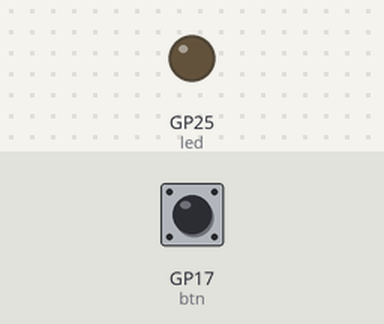
A program run on a simulated Raspberry Pi Pico running CircuitPython. Parts: output pins drawn as LEDs (lit = HIGH). The inputs (shaded band) are chosen by the test bench; at power-on: GP17 (btn) LOW. USB keyboard and mouse output is not drawn.

Above: at 1.7 s.
1.8 s: GP17 (btn) pulled HIGH for 0.15 s
At 2.6 s:
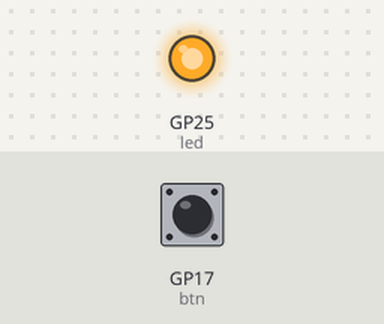
3.4 s: GP17 (btn) pulled HIGH for 1 s
At 5.1 s:
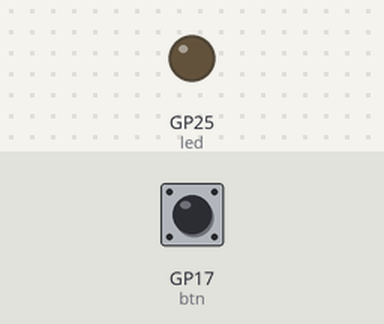
5.9 s: GP17 (btn) pulled HIGH for 3.2 s
At 9.8 s:
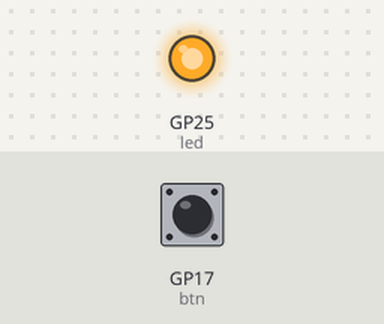
Timing chart, 0 to 11.3 s (numbered marks = the images above; inputs shaded):
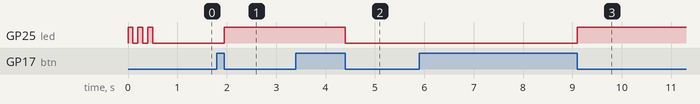

The program:

code.py
```python
import usb_hid
import time
from adafruit_hid.mouse import Mouse
import board
from digitalio import DigitalInOut, Direction, Pull

moveDistance = 300
moveSpace = 5
delaySec = 0.01

led = DigitalInOut(board.GP25)
led.direction = Direction.OUTPUT

btn = DigitalInOut(board.GP17)
btn.direction = Direction.INPUT
btn.pull = Pull.DOWN

mouse = Mouse(usb_hid.devices)
switch = False

def isButtonPressed():
    if(btn.value == True):
        while btn.value:
            1
        return True
    return False


led.value = True
time.sleep(0.1)
led.value = False
time.sleep(0.1)
led.value = True
time.sleep(0.1)
led.value = False
time.sleep(0.1)
led.value = True
time.sleep(0.1)
led.value = False

while True:
    if(isButtonPressed() == True):
        switch = not switch

    if (switch == True):
        led.value = 1
        for xAxis in range(0, moveDistance, moveSpace):
            mouse.move(x=moveSpace)
            time.sleep(delaySec)
        for xAxis in range(0, moveDistance, moveSpace):
            mouse.move(x=-moveSpace)
            time.sleep(delaySec)
    else:
        led.value = 0

    time.sleep(delaySec)
```

Measured:
- after the input at 1.8 s, GP25 (led): LOW → HIGH after 0.15 s
- after the input at 3.4 s, GP25 (led): HIGH → LOW after 1.0 s
- after the input at 5.9 s, GP25 (led): LOW → HIGH after 3.2 s
